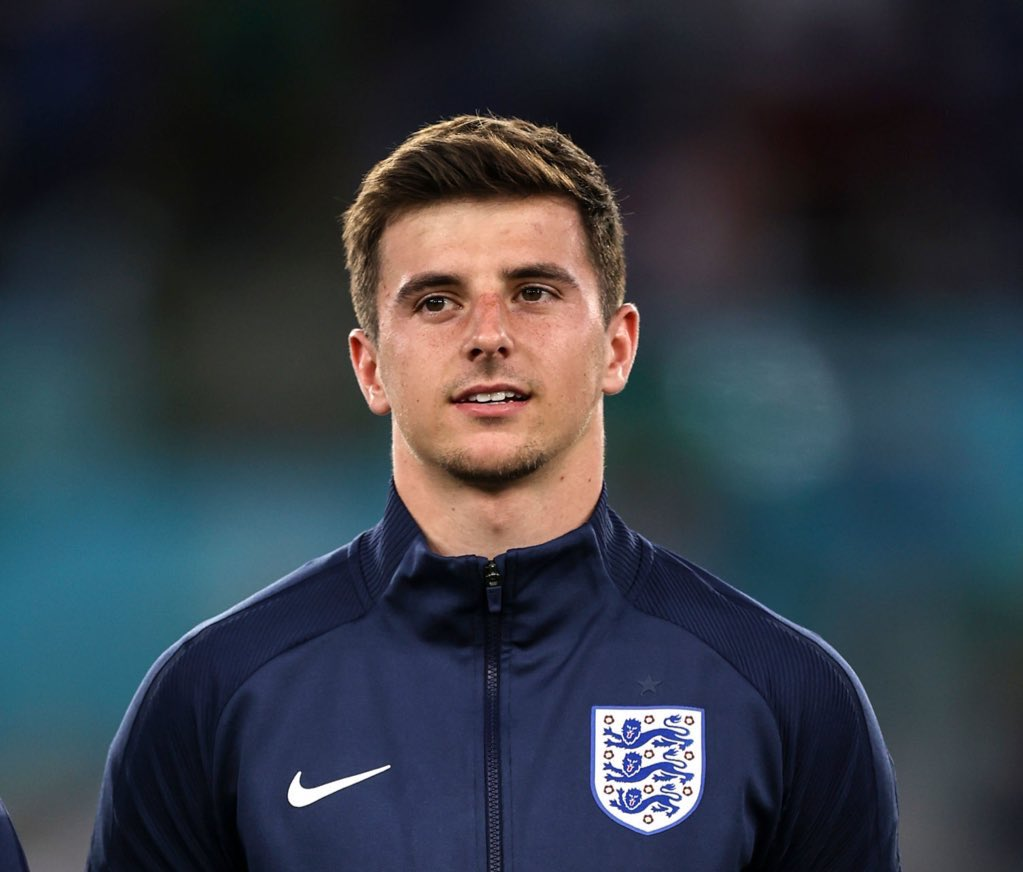
#> input picture model/test_images/mason_mount (2).jpg, 1023 x 872 px
$ jupyter execute --allow-errors 'Player Classification.ipynb'   (shell and % lines are left out)
#> lines starting #> are read from the running program, lines starting #| are printed output that depends on the picture; after the words box and inside, x2 and y2 are one past the last pixel; in counts of white or black regions, pixels touching at a corner belong together
[cell 1]
import matplotlib
from matplotlib import pyplot as plt

# Preprocessing: wavelet transform as a feature for traning the model

[cell 2]
import numpy as np
import pywt
import cv2
img = cv2.imread('./test_images/mason_mount (2).jpg')
#> img is the input picture: shape (872, 1023, 3); mean B, G, R 68.1, 58.9, 53
img.shape
#> Out = (872, 1023, 3)

[cell 3]
gray = cv2.cvtColor(img, cv2.COLOR_BGR2GRAY)
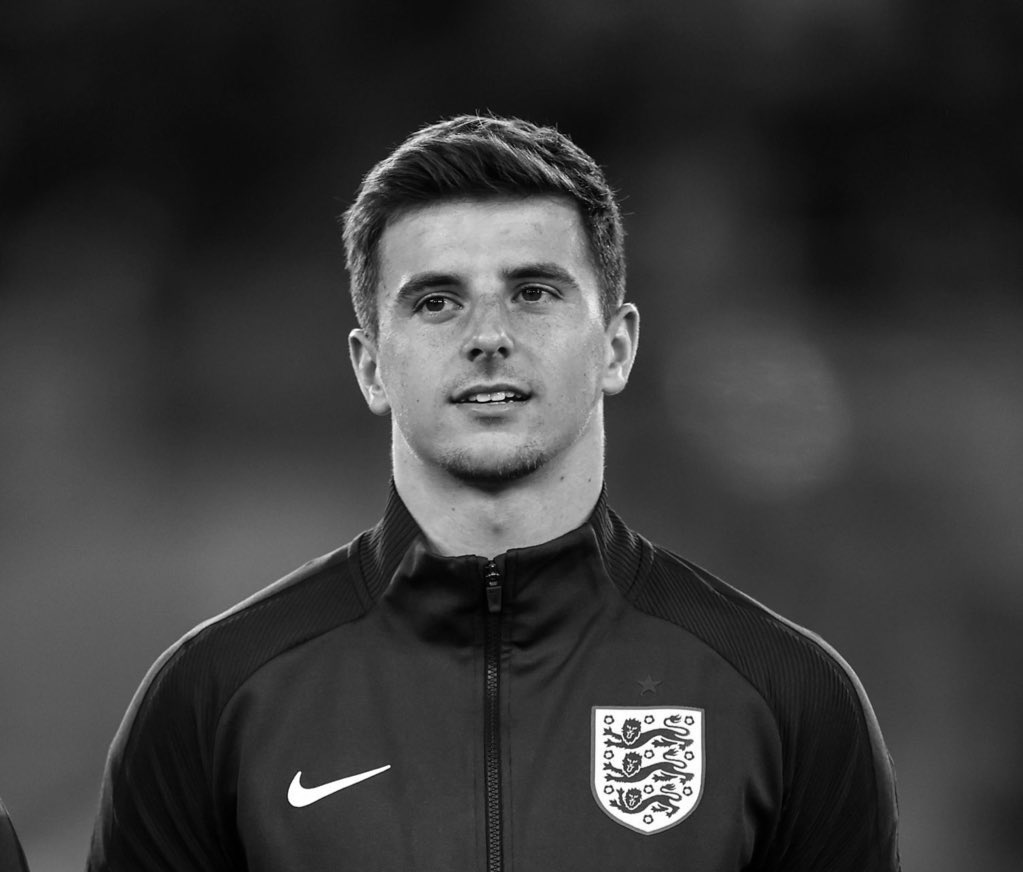
#> gray: shape (872, 1023); min 0, max 255, mean 58.2
gray.shape
#> Out = (872, 1023)

[cell 4]
plt.imshow(gray, cmap='gray')

[cell 5]
face_cascade = cv2.CascadeClassifier('./opencv/haarcascades/haarcascade_frontalface_default.xml')
eye_cascade = cv2.CascadeClassifier('./opencv/haarcascades/haarcascade_eye.xml')

faces = face_cascade.detectMultiScale(gray, 1.3, 5)
#> faces = [[325, 171, 321, 321]]
faces
#> Out = [[325, 171, 321, 321]]

[cell 6]
(x,y,w,h) = faces[0]
#> x = 325; y = 171; w = 321; h = 321
x,y,w,h
face_img = cv2.rectangle(img,(x,y),(x+w,y+h),(255,0,0),2)
cv2.destroyAllWindows()
for (x,y,w,h) in faces:
    face_img = cv2.rectangle(img,(x,y),(x+w,y+h),(255,0,0),2)
    roi_gray = gray[y:y+h, x:x+w]
    roi_color = face_img[y:y+h, x:x+w]
    eyes = eye_cascade.detectMultiScale(roi_gray)
    for (ex,ey,ew,eh) in eyes:
        cv2.rectangle(roi_color,(ex,ey),(ex+ew,ey+eh),(0,255,0),2)
#> this loop made 1 pass
#> pass 1, `roi_gray = gray[y:y+h, x:x+w]`:
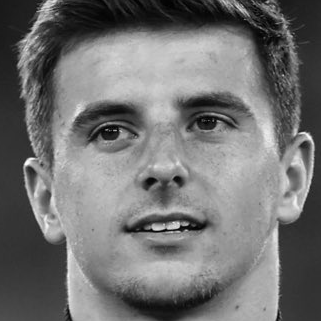
#> roi_gray: shape (321, 321); min 1, max 251, mean 114.5
#> pass 1, `roi_color = face_img[y:y+h, x:x+w]`:
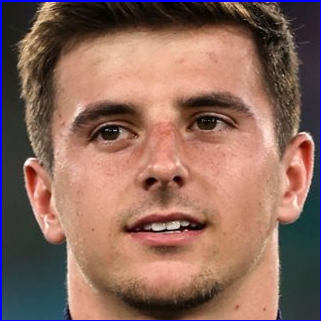
#> roi_color: shape (321, 321, 3); mean B, G, R 92.7, 104.8, 139.8
#> after the loop:
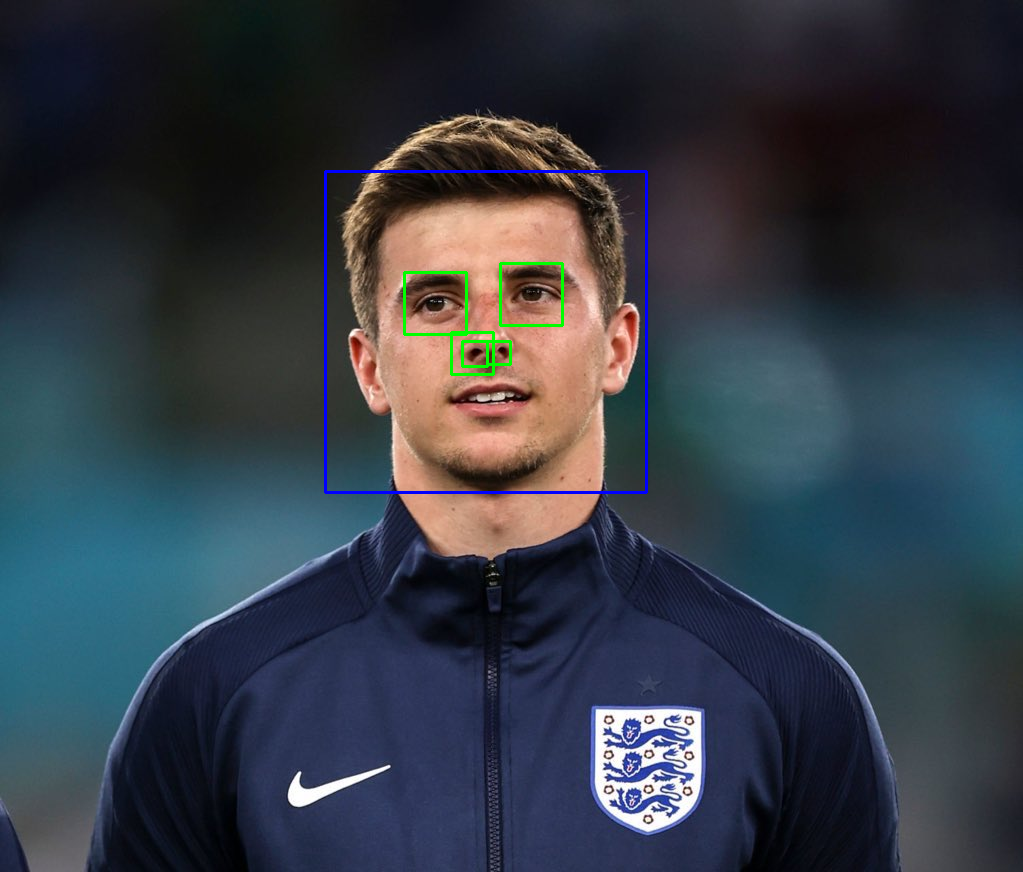
#> img: shape (872, 1023, 3); mean B, G, R 68.7, 59, 52.1
#> after the loop:
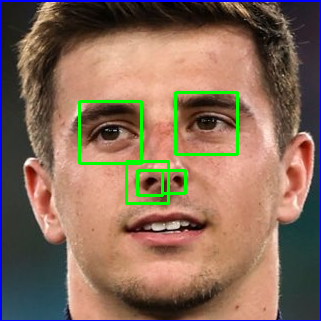
#> roi_color: shape (321, 321, 3); 2.35% of pixels changed, all inside (x1, y1, x2, y2) = (78, 91, 239, 205)


plt.figure()
plt.imshow(face_img, cmap='gray')
plt.show()

[cell 7]
plt.imshow(roi_color, cmap='gray')
cropped_img = np.array(roi_color)
cropped_img.shape
#> Out = (321, 321, 3)

Wavelength Transform

[cell 8]
import numpy as np
import pywt
import cv2

def w2d(img, mode='haar', level=1):
#> called with mode = 'db1', level = 5
    imArray = img
    #Datatype conversions
    #convert to grayscale
    imArray = cv2.cvtColor( imArray,cv2.COLOR_RGB2GRAY )
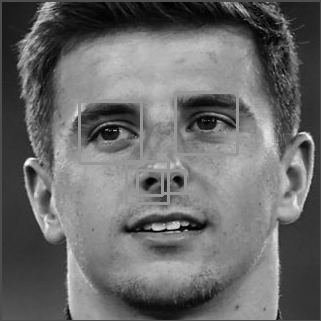
#> imArray: shape (321, 321); min 0, max 249, mean 105.7
    #convert to float
    imArray =  np.float32(imArray)
    imArray /= 255;
    # compute coefficients
    coeffs=pywt.wavedec2(imArray, mode, level=level)
#> coeffs = 6 items

    #Process Coefficients
    coeffs_H=list(coeffs)
#> coeffs_H = 6 items
    coeffs_H[0] *= 0;

    # reconstruction
    imArray_H=pywt.waverec2(coeffs_H, mode);
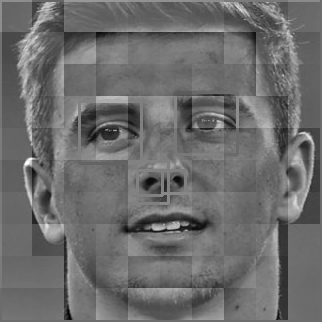
#> imArray_H: shape (322, 322) float32; min -0.53, max 0.711, mean 7.36e-11; drawn with min black and max white
    imArray_H *= 255;
    imArray_H =  np.uint8(imArray_H)
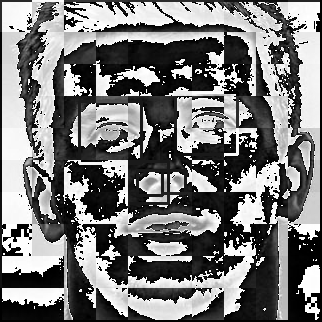
#> imArray_H: shape (322, 322); min 0, max 255, mean 120.7

    return imArray_H

[cell 9]
im_har = w2d(cropped_img,'db1',5)
plt.imshow(im_har, cmap='gray')

#> (a cell that did not finish here is left out)

[cell 11]
def get_cropped_image_if_2_eyes(image_path):
#> called with image_path = './test_images/mason_mount (2).jpg'
    img = cv2.imread(image_path)
    gray = cv2.cvtColor(img, cv2.COLOR_BGR2GRAY)
    faces = face_cascade.detectMultiScale(gray, 1.3, 5)
#> faces = [[325, 171, 321, 321]]
    for (x,y,w,h) in faces:
        roi_gray = gray[y:y+h, x:x+w]
        roi_color = img[y:y+h, x:x+w]
        eyes = eye_cascade.detectMultiScale(roi_gray)
        if len(eyes) >= 2:
            return roi_color
#> this loop made 1 pass
#> pass 1, in get_cropped_image_if_2_eyes, `roi_color = img[y:y+h, x:x+w]`:
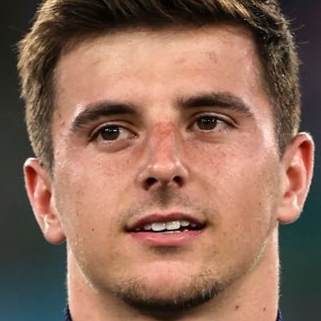
#> roi_color: shape (321, 321, 3); mean B, G, R 88.9, 105.9, 140.9

[cell 12]
original_image = cv2.imread('./test_images/mason_mount (2).jpg')
plt.imshow(original_image)

[cell 13]
cropped_image = get_cropped_image_if_2_eyes('./test_images/mason_mount (2).jpg')
plt.imshow(cropped_image)

[cell 14]
path_to_data = "./dataset/"
path_to_cr_data = "./dataset/cropped/"

[cell 15]
import os
img_dirs = []
for entry in os.scandir(path_to_data):
    if entry.is_dir():
        img_dirs.append(entry.path)

[cell 16]
img_dirs

[cell 17]
import shutil
if os.path.exists(path_to_cr_data):
     shutil.rmtree(path_to_cr_data)
os.mkdir(path_to_cr_data)

[cell 18]
cropped_image_dirs = []
celebrity_file_names_dict = {}
#> (the rest of this cell did not finish here and is left out)

        if roi_color is not None:
            cropped_folder = path_to_cr_data + celebrity_name
            if not os.path.exists(cropped_folder):
                os.makedirs(cropped_folder)
                cropped_image_dirs.append(cropped_folder)
                print("Generating cropped images in folder: ",cropped_folder)
            cropped_file_name = celebrity_name + str(count) + ".png"
            cropped_file_path = cropped_folder + "/" + cropped_file_name
            cv2.imwrite(cropped_file_path, roi_color)
            celebrity_file_names_dict[celebrity_name].append(cropped_file_path)
            count += 1

[cell 19]
celebrity_file_names_dict = {}
for img_dir in cropped_image_dirs:
    celebrity_name = img_dir.split('/')[-1]
    file_list = []
    for entry in os.scandir(img_dir):
        file_list.append(entry.path)
    celebrity_file_names_dict[celebrity_name] = file_list
celebrity_file_names_dict

[cell 20]
class_dict = {}
count = 0
for celebrity_name in celebrity_file_names_dict.keys():
    class_dict[celebrity_name] = count
    count = count + 1
class_dict
